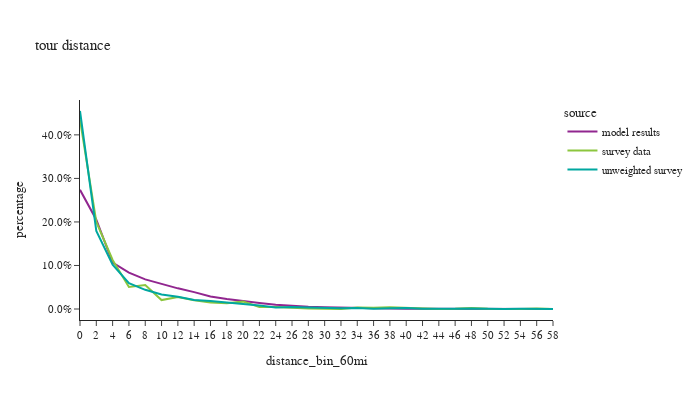

Notebook code cell kept with this figure:
### Code cell
df_plot = non_m_tour_data.loc[non_m_tour_data['distance_bin_60mi'].notna()].groupby(['source','distance_bin_60mi'])['tour_weight'].sum().reset_index()
df_plot['percentage'] = df_plot.groupby(['source'], group_keys=False)['tour_weight']. \
    apply(lambda x: x / float(x.sum()))

fig2 = px.line(df_plot, x='distance_bin_60mi', y="percentage", color="source", title="tour distance")
fig2.for_each_annotation(lambda a: a.update(text = a.text.split("=")[-1]))
fig2.update_layout(height=400, width=700, font=dict(size=11), yaxis=dict(tickformat=".1%"))
fig2.show()

### Figure 1 — Plotly figure (JSON) as saved in the notebook; plotly's stock layout.template omitted (floating-point values rounded to 4 significant figures)
{"data": [{"hovertemplate": "source=model results<br>distance_bin_60mi=%{x}<br>percentage=%{y}<extra></extra>", "legendgroup": "model results", "line": {"color": "#91268F", "dash": "solid"}, "marker": {"symbol": "circle"}, "mode": "lines", "name": "model results", "orientation": "v", "showlegend": true, "type": "scatter", "x": ["0", "2", "4", "6", "8", "10", "12", "14", "16", "18", "20", "22", "24", "26", "28", "30", "32", "34", "36", "38", "40", "42", "44", "46", "48", "50", "52", "54", "56", "58"], "xaxis": "x", "y": [0.2738, 0.205, 0.1064, 0.08374, 0.0681, 0.05761, 0.04748, 0.03882, 0.02864, 0.02292, 0.01759, 0.01357, 0.009675, 0.007114, 0.005167, 0.003802, 0.002719, 0.002126, 0.001515, 0.001163, 0.0008367, 0.0006373, 0.0004231, 0.0003406, 0.0002593, 0.0001471, 0.0001217, 7.917e-05, 6.682e-05, 5.193e-05], "yaxis": "y"}, {"hovertemplate": "source=survey data<br>distance_bin_60mi=%{x}<br>percentage=%{y}<extra></extra>", "legendgroup": "survey data", "line": {"color": "#8CC63E", "dash": "solid"}, "marker": {"symbol": "circle"}, "mode": "lines", "name": "survey data", "orientation": "v", "showlegend": true, "type": "scatter", "x": ["0", "2", "4", "6", "8", "10", "12", "14", "16", "18", "20", "22", "24", "26", "28", "30", "32", "34", "36", "38", "40", "42", "44", "46", "48", "50", "52", "54", "56", "58"], "xaxis": "x", "y": [0.4351, 0.2002, 0.1126, 0.05063, 0.0551, 0.02058, 0.02779, 0.02026, 0.01472, 0.01327, 0.01694, 0.004808, 0.004667, 0.002447, 0.001209, 0.0007483, 0.0002196, 0.003395, 0.00273, 0.004027, 0.002615, 0.0009928, 2.294e-05, 0.0003639, 0.002439, 0.0005741, 4.136e-05, 0.0001199, 0.001378, 1.443e-05], "yaxis": "y"}, {"hovertemplate": "source=unweighted survey<br>distance_bin_60mi=%{x}<br>percentage=%{y}<extra></extra>", "legendgroup": "unweighted survey", "line": {"color": "#00A7A0", "dash": "solid"}, "marker": {"symbol": "circle"}, "mode": "lines", "name": "unweighted survey", "orientation": "v", "showlegend": true, "type": "scatter", "x": ["0", "2", "4", "6", "8", "10", "12", "14", "16", "18", "20", "22", "24", "26", "28", "30", "32", "34", "36", "38", "40", "42", "44", "46", "48", "50", "52", "54", "56", "58"], "xaxis": "x", "y": [0.4548, 0.1793, 0.1019, 0.0592, 0.0441, 0.03341, 0.02838, 0.02075, 0.01831, 0.01511, 0.01083, 0.007782, 0.003662, 0.004577, 0.003204, 0.002289, 0.001678, 0.002594, 0.0007629, 0.001678, 0.002136, 0.0006103, 0.0001526, 0.0004577, 0.001221, 0.0003052, 0.0001526, 0.0003052, 0.0001526, 0.0001526], "yaxis": "y"}], "layout": {"font": {"size": 11}, "height": 400, "legend": {"title": {"text": "source"}, "tracegroupgap": 0}, "title": {"text": "tour distance"}, "width": 700, "xaxis": {"anchor": "y", "domain": [0.0, 1.0], "title": {"text": "distance_bin_60mi"}}, "yaxis": {"anchor": "x", "domain": [0.0, 1.0], "tickformat": ".1%", "title": {"text": "percentage"}}}}
